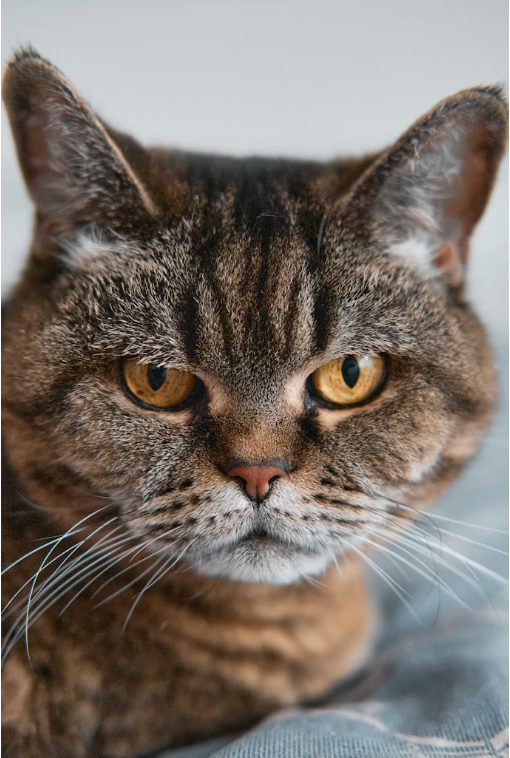
#> input picture Transformation/cat.png, 510 x 758 px
$ jupyter execute contrast_stretching.ipynb
#> lines starting #> are read from the running program, lines starting #| are printed output that depends on the picture
## 1. Contrast Stretching

Contrast stretching expands the dynamic range of an image by remapping pixel intensities to a new interval. For an input intensity $x$ in $[x_{min}, x_{max}]$ and an output intensity $y$ in $[0, L-1]$, the linear mapping is

$$y = \frac{(x-x_{min})(L-1)}{x_{max}-x_{min}}$$

This improves the visibility of details in dark or bright regions.

## 1. Import Required Libraries

[cell 1]
import numpy as np
import matplotlib.pyplot as plt
import cv2

## 2. Load and Prepare Image

[cell 2]
I = cv2.imread('cat.png', 0)  # Read the image in grayscale
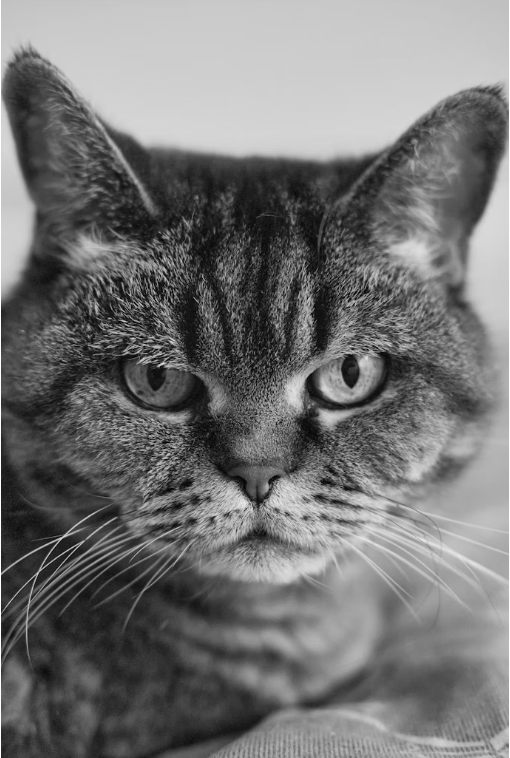
#> I: shape (758, 510); min 1, max 255, mean 115.9

## 3. Define Piecewise Linear Transformation Function

[cell 3]
# Define parameters for piecewise linear transformation
LT = 100  # Lower threshold value
UT = 150  # Upper threshold value

def piecewise_linear_transform(pixel_value, LT, UT):
    if pixel_value <= LT:
        return 0.5 * pixel_value
    elif pixel_value <= UT:
        return 2 * (pixel_value - LT) + (0.5 * LT)
    else:
        return 0.5 * (pixel_value - UT) + (0.5 * LT) + 2 * (UT - LT)

## 4. Apply Contrast Stretching

[cell 4]
# Apply piecewise linear transformation to the entire image
row, col = I.shape
#> row = 758; col = 510
I_str = np.zeros_like(I)

# Using vectorized operation for efficiency
for i in range(row):
    for j in range(col):
        I_str[i, j] = piecewise_linear_transform(I[i, j], LT, UT)
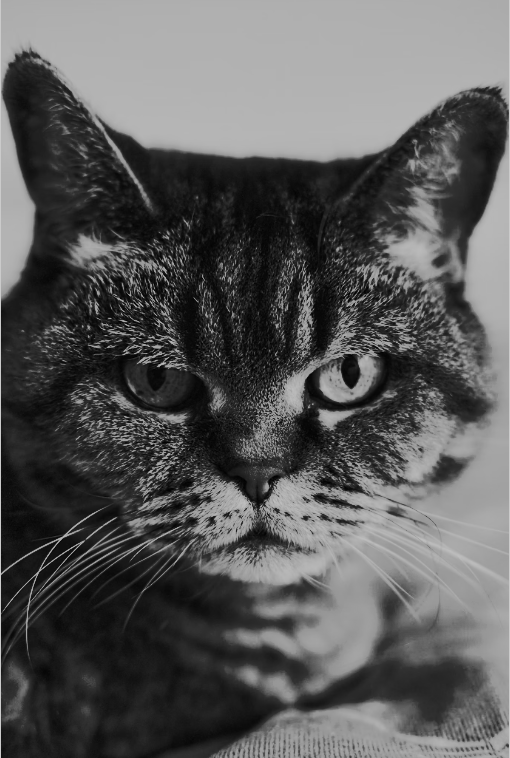
#> I_str: shape (758, 510); min 0, max 202, mean 89.7

print(f"Contrast stretched image min: {I_str.min():.4f}, max: {I_str.max():.4f}")
#| Contrast stretched image min: 0.0000, max: 202.0000

## 5. Plot Transformation Function

[cell 5]
# Create transformation curve (similar to MATLAB code)
dd = np.zeros(256)

# Segment 1: 0 to LT (slope 0.5)
dd[0:LT] = 0.5 * np.arange(0, LT)

# Segment 2: LT to UT (slope 2)
dd[LT:UT] = 2 * (np.arange(LT, UT) - LT) + (0.5 * LT)

# Segment 3: UT to 256 (slope 0.5)
dd[UT:256] = 0.5 * (np.arange(UT, 256) - UT) + (0.5 * LT) + 2 * (UT - LT)

# Plot the transformation function
plt.figure(figsize=(10, 6))
plt.plot(dd, linewidth=2)
plt.grid(True)
plt.xlabel('Intensity in input image', fontsize=12)
plt.ylabel('Intensity in output image', fontsize=12)
plt.title('Contrast-Stretch Transformation Function', fontsize=14)
plt.tight_layout()
plt.show()
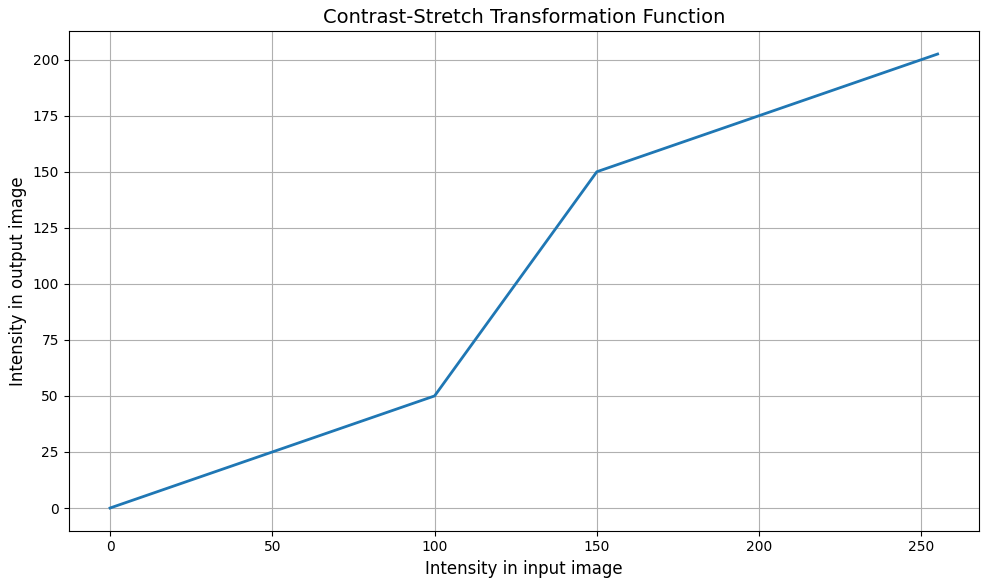
#> figure drawn by matplotlib, 1 panel; curve peaks at x = 255, y = 202.5

## 6. Display Results

[cell 6]
# Display original and contrast-stretched images side by side
plt.figure(figsize=(12, 6))
plt.subplot(1, 2, 1)
plt.imshow(I, cmap='gray')
plt.title('Original Image', fontsize=12)

plt.subplot(1, 2, 2)
plt.imshow(I_str, cmap='gray')
plt.title('Contrast Stretched Image', fontsize=12)
plt.tight_layout()
plt.show()
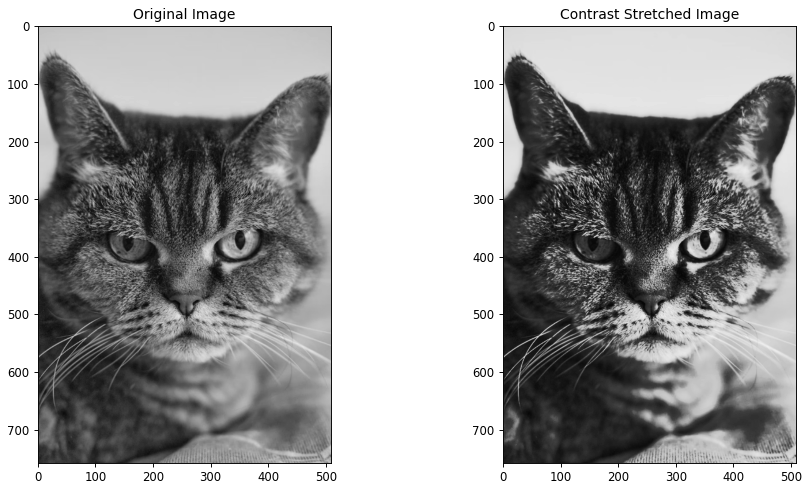
#> figure drawn by matplotlib, 2 panels
